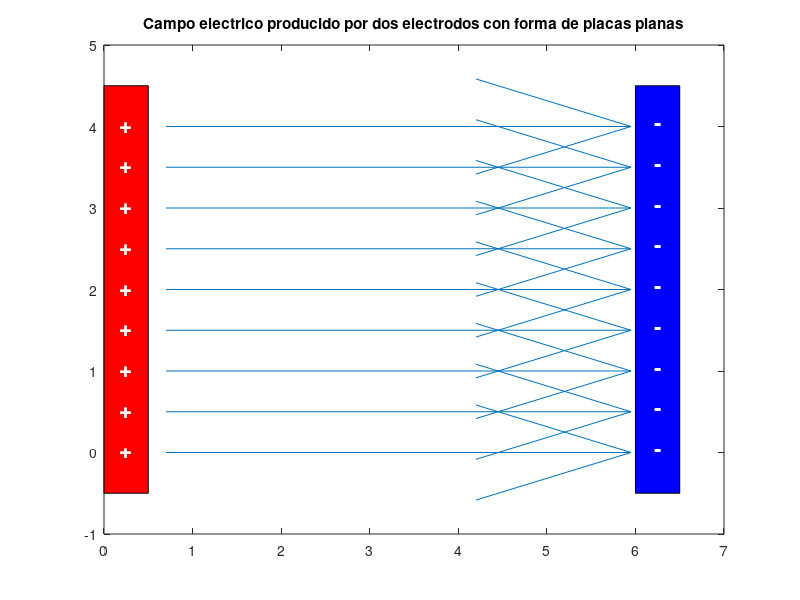

The MATLAB source for this figure:
%Valor de X y Y(cuantas flechas se dibujaran)
[X,Y] = meshgrid(0.7:0.7,0:0.5:4); 


U = 7.5*X; 
V = 0*Y; 

%Graficar las flechas por medio del origen del vector y hacia donde va el
%campo, el 0 desactiva el factor escala 
quiver(X,Y,U,V,0);

%Se mantiene en el mismo grafico
hold on; 
rectangle('Position', [0 -0.5 0.5 5] ,'Facecolor' , 'r'); 
rectangle('Position', [6 -0.5 0.5 5] ,'Facecolor' , 'b'); 

%Signos positivos de la placa izquierda 

for y_pos = 0:0.5:4
    % Se escribe texto en la posicion (0.25, Y). 'Y' va de 0 a 4 en paso de
    % 0.5
    text(0.25, y_pos, '+', 'FontSize',16, 'Color', 'white', 'HorizontalAlignment','center', 'FontWeight','bold'); 

end 


%Signos negativos de la placa derecha 
for y_pos = 0:0.5:4
    text(6.25, y_pos, '-', 'FontSize',16, 'Color', 'white', 'HorizontalAlignment','center', 'FontWeight','bold'); 
end

title('Campo electrico producido por dos electrodos con forma de placas planas');

hold off; 
